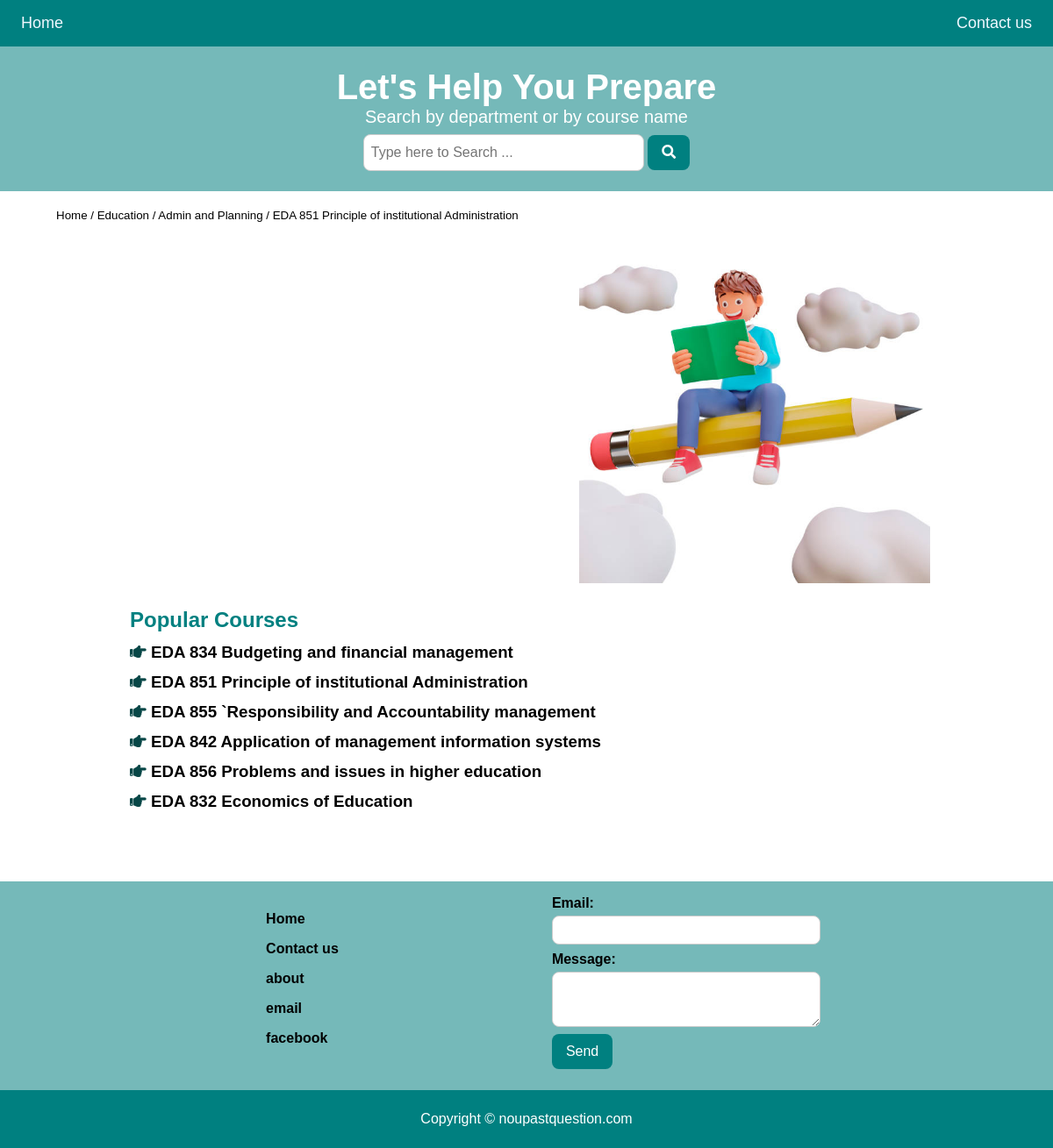
Screenshot of /past_question/11 with the database file from the repository.
### business/models.py (models this page shows, shortened)
class Course(models.Model):
    faculty = models.ForeignKey(Faculty, null=True, blank=True,on_delete = models.CASCADE)
    department = models.ForeignKey(Department, related_name='department', on_delete = models.CASCADE)
    name = models.CharField(max_length = 225)

class Department(models.Model):
    faculty = models.ForeignKey(Faculty, related_name='faculty', on_delete = models.CASCADE)
    name = models.CharField(max_length=225)

class Faculty(models.Model):
    name = models.CharField(max_length=225)
    class Meta:
        verbose_name_plural = 'Faculties'

### business/views.py (the view, shortened to what this page needs)
# urls.py: path('past_question/<int:id>',views.past_questions,name='past_questions'),
def past_questions(request, id):
    course = get_object_or_404(Course, pk=id)
    past_questions = YearlyPQ.objects.filter(course=course)
    form = ContactUsForm()
    return render(request, 'past_questions.html', {'course': course, 'past_questions': past_questions,'form': form, 'success': False})

### business/forms.py
class ContactUsForm(forms.Form):
    email = forms.EmailField(label='Email',widget=forms.TextInput(attrs={'class': 'form-inputs'}))
    message = forms.CharField(label='Message', widget=forms.Textarea(attrs={'class': 'form-inputs','rows':3}))

### business/templatetags/menu.py (called while the page is built)
@register.inclusion_tag('menu.html')
def menu():
    coursed = Course.objects.order_by('?')[:10]
    return {'coursed':coursed}

### templates/past_questions.html (shortened to what this page needs)
{% extends 'base.html' %}
{% load menu %}
{% load static %}
{%block content%}
    <small class='small'><a href="{%url 'index'%}">Home</a> / <a href="{%url 'department' course.faculty.id%}">{{course.department.faculty.name | capfirst }}</a> / <a href="{%url 'course' course.department.id%}">{{course.department.name | capfirst }}</a> / <a href="#">{{course.name | capfirst }}</a></small>
    <div class="photo">
        <div>
            <div>
                <img src="{% static '/man.jpg' %}" alt="">
            </div>
        </div>
    </div>
    <div >
        {%menu%}
    </div>
{%endblock%}

### templates/menu.html
<div class="listss">
    <h2>Popular Courses</h2>
    {%for course in coursed%}
        <h3 class='list'><i class="fa fa-hand-point-right"></i><a href="{%url 'past_questions' course.id%}">  {{course.name | capfirst}}</a></h3>
    {%endfor%}
</div>

### static/style.css (style rules this page uses)
*,html { margin: 0; padding: 0; font-family: 'Nunito', sans-serif; }
a { text-decoration: none; color: black; }
.small { display: block; margin:0 0% 0.5rem; width: 100%; padding:0.25rem 0 0.25rem 0.25rem; }
.photo { display: flex; justify-content: space-between; flex-wrap: wrap; }
.photo img { width: 25rem; margin-right:5rem; }
.listss { margin:1.5rem 5.5rem 5rem; color:teal }
.listss h2 { margin-bottom: 0.75rem; }
.list { margin-bottom: 0.75rem; color:rgb(8, 71, 71) }
.form-inputs { display: block; width: 90%; padding: 0.5rem; color: #555; background-color: #fff; border: 1px solid #ccc; border-radius: 0.5rem; }
label { display: block; font-size: 1rem; font-weight: bold; margin-bottom: 5px; }
.foot p { padding-bottom: 0.5rem; }

### rows the page displays
Course: department.faculty.name "Education", department.name "Admin and Planning", name "EDA 851 Principle of institutional Administration"
Course: name "EDA 834 Budgeting and financial management"
Course: name "EDA 855 `Responsibility and Accountability management"
Course: name "EDA 842 Application of management information systems"
Course: name "EDA 856 Problems and issues in higher education"
Course: name "EDA 832 Economics of Education"
